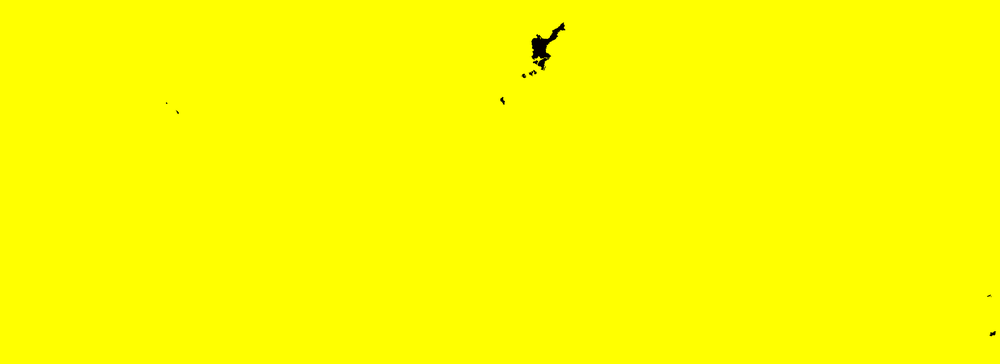
#> input picture demo/scenes/inversed_sdf/python_gen_util/states.png, 1000 x 364 px, shrunk from 5632 x 2048 before the run, given in place of provinces.bmp, which was not available
$ python provinces.py
#> lines starting #> are read from the running program, lines starting #| are printed output that depends on the picture; after the words box and inside, x2 and y2 are one past the last pixel; in counts of white or black regions, pixels touching at a corner belong together; pictures that were not available may be replaced by others from this repository, and a replacement may not be noted
import numpy as np
from scipy import ndimage
from PIL import Image
import sys

input_file = sys.argv[1] if len(sys.argv) > 1 else "provinces.bmp"
output_file1 = sys.argv[2] if len(sys.argv) > 2 else "gradient_border_channel.png"
output_file2 = sys.argv[3] if len(sys.argv) > 3 else "gradient_border_channel_inv.png"

print(f"Loading {input_file}...")
region_map = np.array(Image.open(input_file))
#> region_map is the input picture: shape (364, 1000, 3); mean R, G, B 254.6, 254.6, 0

print(f"Map size: {region_map.shape}")
#| Map size: (364, 1000, 3)

# Convert RGB to single index value
print("Converting RGB to region IDs...")
region_ids = region_map[:, :, 0].astype(np.uint32) * 65536 + \
             region_map[:, :, 1].astype(np.uint32) * 256 + \
             region_map[:, :, 2].astype(np.uint32)
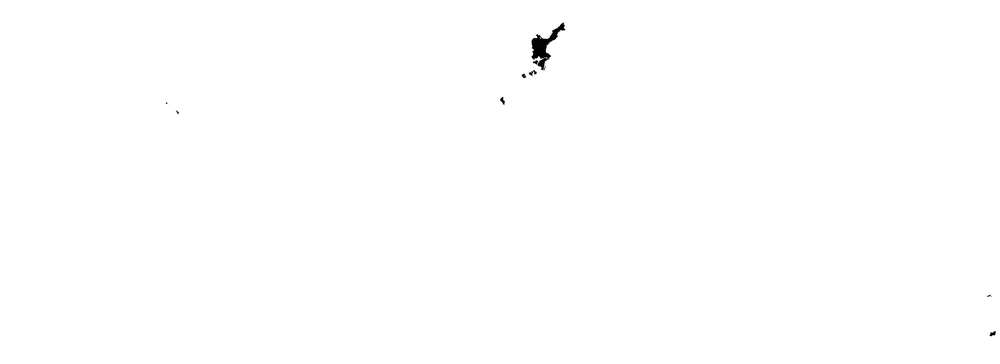
#> region_ids: shape (364, 1000) uint32; min 0, max 16776960, mean 16750043.4; drawn with min black and max white

unique_count = len(np.unique(region_ids))
#> unique_count = 329
print(f"Unique regions: {unique_count}")
#| Unique regions: 329

# Create a border mask: pixel is 1 if it's on a border, 0 otherwise
print("Finding border pixels...")
height, width = region_ids.shape
#> height = 364; width = 1000
borders = np.zeros((height, width), dtype=bool)

for y in range(height):
	if y % 100 == 0:
		print(f"  Scanning row {y}/{height}...")

	for x in range(width):
		current_id = region_ids[y, x]

		# Check 4 neighbors
		for dy, dx in [(-1, 0), (1, 0), (0, -1), (0, 1)]:
			ny, nx = y + dy, x + dx

			# If neighbor is out of bounds or different region, it's a border
			if ny < 0 or ny >= height or nx < 0 or nx >= width:
				borders[y, x] = True
				break

			if region_ids[ny, nx] != current_id:
				borders[y, x] = True
				break
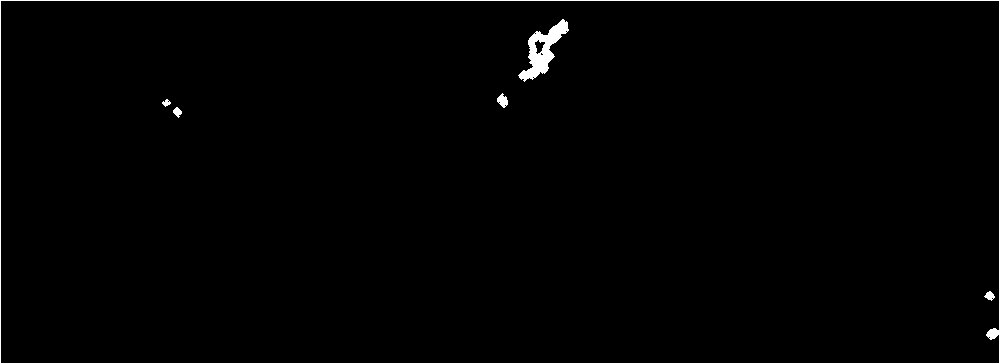
#> borders: shape (364, 1000) bool; 1.2% white; 6 white regions, box (x1, y1, x2, y2) and area: (0, 0, 1000, 364) 2829, (518, 19, 569, 82) 1155, (497, 93, 508, 108) 101, (984, 291, 995, 301) 64, (173, 107, 182, 118) 59, (162, 99, 171, 107) 41

print(f"Found {np.sum(borders)} border pixels")
#| Found 4249 border pixels

# Calculate distance from each pixel to nearest border
print("Generating distance field...")
distance_field = ndimage.distance_transform_edt(~borders)  # ~ inverts the mask
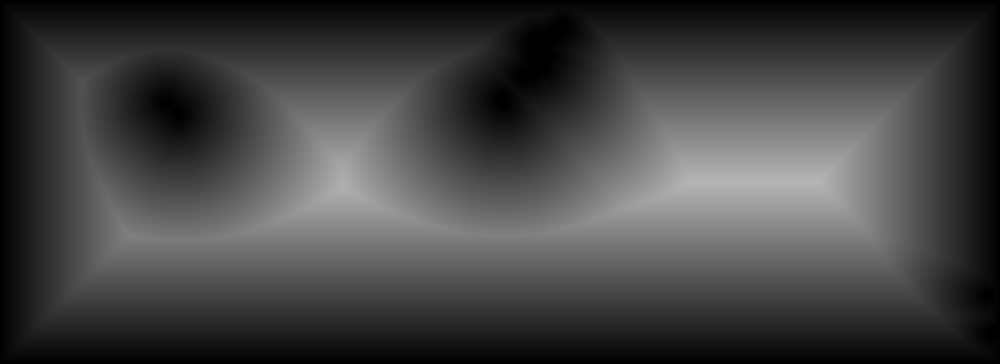
#> distance_field: shape (364, 1000) float64; min 0, max 181, mean 67.1

print("Normalizing...")
distance_field = (distance_field / distance_field.max() * 255).astype(np.uint8)
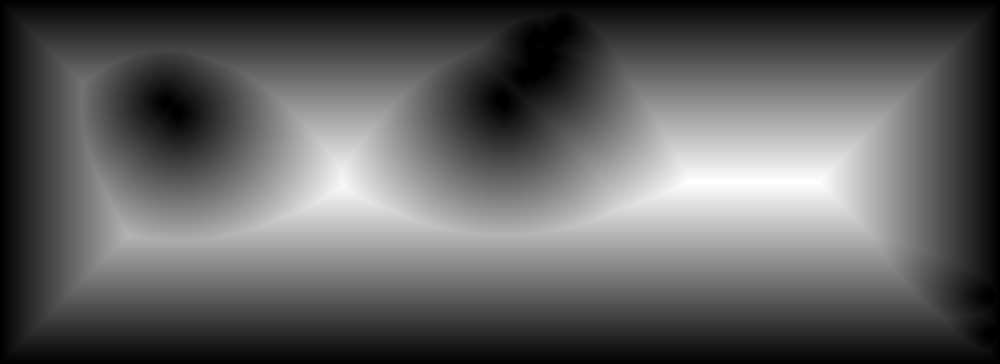
#> distance_field: shape (364, 1000); min 0, max 255, mean 94.1

print(f"Saving Channel 1 to {output_file1}...")
Image.fromarray(distance_field).save(output_file1)

print(f"Saving Channel 2 to {output_file2}...")
inverted = 255 - distance_field
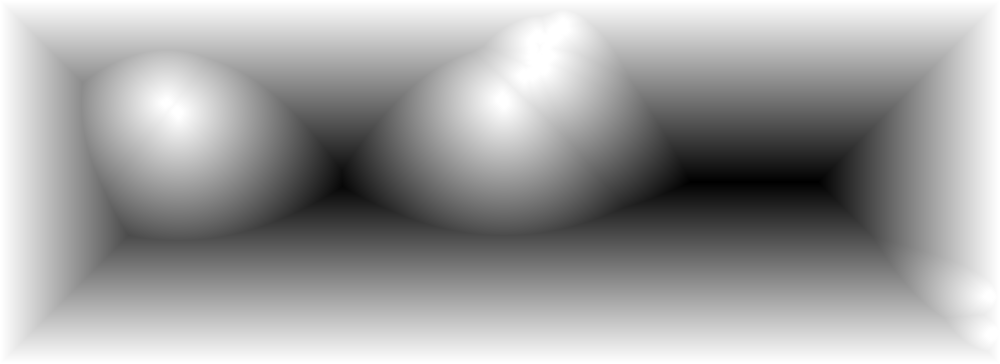
#> inverted: shape (364, 1000); min 0, max 255, mean 160.9
Image.fromarray(inverted).save(output_file2)

print("Done!")
